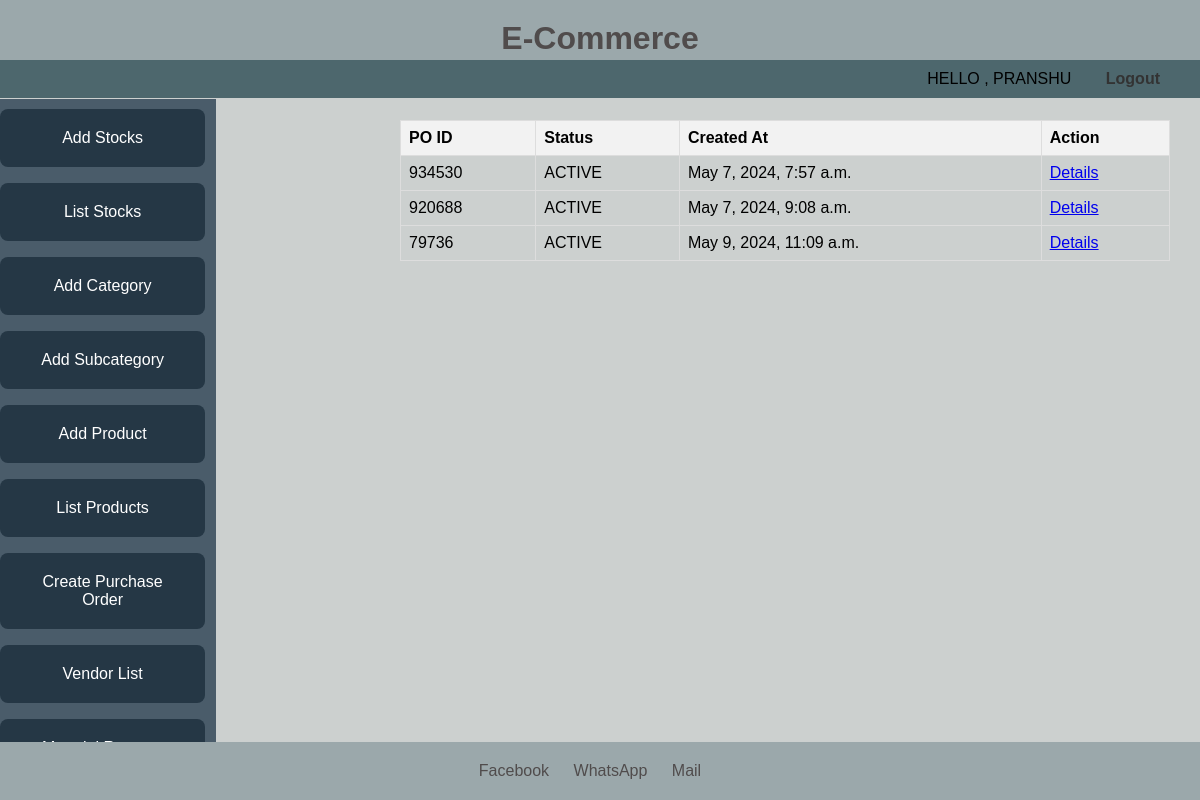
/Warehouse/admin/VendorDetails/purchaseOrderList/1/1/, run on the app's committed database.
### Warehouse/models.py (models this page shows, shortened)
class AdminModel(models.Model):
    first_name = models.CharField(max_length=120)
    last_name = models.CharField(max_length=120)
    email = models.EmailField(unique=True)
    mobile = models.CharField(max_length=12,unique=True)
    address = models.CharField(max_length=120)
    password = models.CharField(max_length=120)
    confirmpassword = models.CharField(max_length=120)
    otp = models.CharField(max_length=8,default=0)
    otp_created_at = models.DateTimeField(blank=True, null=True)
    class Meta:
       db_table = "admin"

class PurchaseOrder(models.Model):
    STATUS_CHOICES =(
        ('ACTIVE', 'Active'),
        ('PENDING', 'Pending'),
        ('REJECTED', 'Rejected'),
    )
    po = models.UUIDField(primary_key=True, default=uuid.uuid4, editable=False)
    po_id = models.PositiveIntegerField(default=0)
    status = models.CharField(max_length=20, choices=STATUS_CHOICES, default='ACTIVE')
    created_at = models.DateTimeField(auto_now_add=True)
    vendor = models.ForeignKey(VendorModel, on_delete=models.CASCADE,default=1)
    MRMcreated = models.BooleanField(default=False)
    class Meta:
       db_table = "purchase_order"

### Warehouse/views.py (the view)
# urls.py: path('admin/VendorDetails/purchaseOrderList/<int:admin_id>/<int:vendor_id>/',PurchaseOrderList.as_view(),name='purchaseOrderList'),
class PurchaseOrderList(APIView):
    def get(self, request,admin_id,vendor_id):
        admin = AdminModel.objects.get(pk=admin_id)
        vendor=VendorModel.objects.get(pk=vendor_id)
        purchaseorder = PurchaseOrder.objects.filter(vendor=vendor)
        categories = Category.objects.all()
        products = Product.objects.filter(display=True).order_by('id')
        return TemplateResponse(request,'PurchaseOrder/purchaseOrderList.html', {'admin': admin,'vendor':vendor, 'category': categories, 'products': products,'purchase_order':purchaseorder})

### templates/PurchaseOrder/purchaseOrderList.html (shortened to what this page needs)
{% extends 'Admin/adminLoggedin.html' %}
{% block content %}
<div class="purchase-orders">
    <table class="purchase-order-table">
        <thead>
            <tr>
                <th>PO ID</th>
                <th>Status</th>
                <th>Created At</th>
                <th>Action</th>
            </tr>
        </thead>
        <tbody>
            {% for purchase in purchase_order %}
            <tr>
                <td>{{ purchase.po_id }}</td>
                <td>{{ purchase.status }}</td>
                <td>{{ purchase.created_at }}</td>
               <td>
                <a href="{% url 'POlist' admin_id=admin.id vendor_id=vendor.id po_id=purchase.po_id %}" >Details</a>
               </td>
            </tr>
            {% empty %}
            <tr>
                <td colspan="4">No purchase orders found for this vendor.</td>
            </tr>
            {% endfor %}
        </tbody>
    </table>
</div>
{% endblock %}

### templates/Admin/adminLoggedin.html (shortened to what this page needs)
<!DOCTYPE html>
<html lang="en">
<head>
    <link rel="stylesheet" href="https://cdnjs.cloudflare.com/ajax/libs/font-awesome/5.15.4/css/all.min.css">
</head>
<body>
    <header>
        <h1><a href="{% url 'loggedIn_admin' admin_id=admin.id %}" style="text-decoration: none; color: #504c4c;">E-Commerce</a></h1>
    </header>
    <nav>
        <ul class="right-links">
            <li>HELLO , {{admin.first_name}}</li>
            <li><a href="{% url 'adminLogin' %}">Logout</a></li>
        </ul>
    </nav>
    <div class="products-container">
        <div class="sidebar">
            <a href="{% url 'AddStocks' admin_id=admin.id %}" class="button">Add Stocks</a>
            <a href="{% url 'list_stocks' admin_id=admin.id %}" class="button">List Stocks</a>
            <a href="{% url 'AddCategory' admin_id=admin.id %}" class="button">Add Category</a>
            <a href="{% url 'AddSubCategory' admin_id=admin.id %}" class="button">Add Subcategory</a>
            <a href="{% url 'AddProduct' admin_id=admin.id %}" class="button">Add Product</a>
            <a href="{% url 'list_products' admin_id=admin.id %}" class="button">List Products</a>
            <a href="{% url 'purchaseOrder' admin_id=admin.id %}" class="button">Create Purchase Order</a>
            <a href="{% url 'vendorList' admin_id=admin.id %}" class="button">Vendor List</a>
            <a href="{% url 'materialRequestList' admin_id=admin.id %}" class="button">Material Request List</a>
        </div>
        {% block content %}{% endblock %}
    </div>
    <footer>
        <ul>
            <li><a href="#">Facebook</a></li>
            <li><a href="#">WhatsApp</a></li>
            <li><a href="{% url 'contact_us_messages' %}">Mail</a></li>
        </ul>
    </footer>
</body>
</html>

### templates/Admin/adminLoggedin.html (style rules this page uses)
* { margin: 0; padding: 0; box-sizing: border-box; font-family: Arial, sans-serif; }
body { background-color: #CCD0CF; display: flex; flex-direction: column; min-height: 100vh; }
header { background-color: #9ba8ab; color: #504c4c; padding: 20px 0; text-align: center; position: fixed; top: 0; left: 0; width: 100%; z-index: 1000; }
header h1 { font-size: 2rem; }
nav { display: flex; justify-content: space-between; align-items: center; background-color: #4D676D; padding: 10px; position: fixed; top: 60px; left: 0; width: 100%; z-index: 1000; }
.left-links, .right-links { list-style-type: none; margin: 0; padding: 0; }
.left-links li, .right-links li { display: inline; margin-right: 20px; }
.right-links { margin-left: auto; }
nav ul { list-style-type: none; margin: 0; padding: 0; }
nav ul li { display: inline; margin-right: 20px; }
nav a { text-decoration: none; color: #333; font-weight: bold; padding: 10px; transition: background-color 0.3s ease; }
.products-container { display: flex; height: 100vh; }
.sidebar { background-color: #4A5C6A; color: #333; width: 18%; padding: 10px 0; position: fixed; top: 98.5px; bottom: 0; overflow-y: auto; }
.button { background-color: #253745; color: #fff; padding: 20px 35px; border-radius: 8px; cursor: pointer; border: none; outline: none; transition: background-color 0.3s; margin-bottom: 1rem; width: 95%; text-align: center; display: block; text-decoration: none; }
footer { background-color: #9ba8ab; color: #EAEAEA; text-align: center; padding: 20px 0; margin-top: auto; width: 100%; position: fixed; bottom: 0; left: 0; z-index: 1000; }
footer ul { list-style-type: none; margin: 0; padding: 0; }
footer ul li { color: #EAEAEA; display: inline; margin-right: 20px; }
footer ul li a { color: #504c4c; text-decoration: none; }

### templates/PurchaseOrder/purchaseOrderList.html (style rules this page uses)
.purchase-orders { margin: 120px 30px 50px 400px; width: 100%; }
.purchase-order-table { width: 100%; border-collapse: collapse; }
.purchase-order-table th, .purchase-order-table td { border: 1px solid #ddd; padding: 8px; text-align: left; }
.purchase-order-table th { background-color: #f2f2f2; }

### data on the page
AdminModel: first_name "PRANSHU"
PurchaseOrder: po_id "934530", status "ACTIVE", created_at "May 7, 2024, 7:57 a.m."
PurchaseOrder: po_id "920688", status "ACTIVE", created_at "May 7, 2024, 9:08 a.m."
PurchaseOrder: po_id "79736", status "ACTIVE", created_at "May 9, 2024, 11:09 a.m."
